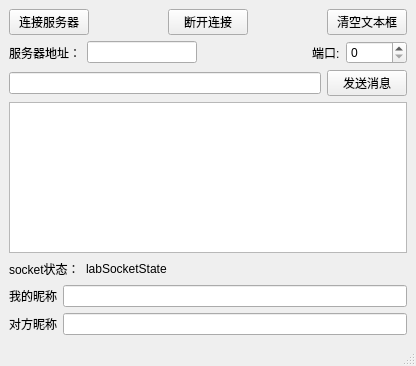
<?xml version="1.0" encoding="UTF-8"?>
<ui version="4.0">
 <class>MainWindow</class>
 <widget class="QMainWindow" name="MainWindow">
  <property name="geometry">
   <rect>
    <x>0</x>
    <y>0</y>
    <width>416</width>
    <height>366</height>
   </rect>
  </property>
  <property name="windowTitle">
   <string>客户端</string>
  </property>
  <widget class="QWidget" name="centralwidget">
   <layout class="QGridLayout" name="gridLayout">
    <item row="3" column="0">
     <widget class="QTextBrowser" name="appendPlainText">
      <property name="sizePolicy">
       <sizepolicy hsizetype="Expanding" vsizetype="Expanding">
        <horstretch>0</horstretch>
        <verstretch>0</verstretch>
       </sizepolicy>
      </property>
     </widget>
    </item>
    <item row="4" column="0">
     <layout class="QHBoxLayout" name="horizontalLayout">
      <item>
       <widget class="QLabel" name="label">
        <property name="text">
         <string>socket状态：</string>
        </property>
       </widget>
      </item>
      <item>
       <widget class="QLabel" name="lab_State">
        <property name="text">
         <string>labSocketState</string>
        </property>
       </widget>
      </item>
      <item>
       <spacer name="horizontalSpacer">
        <property name="orientation">
         <enum>Qt::Horizontal</enum>
        </property>
        <property name="sizeHint" stdset="0">
         <size>
          <width>40</width>
          <height>20</height>
         </size>
        </property>
       </spacer>
      </item>
     </layout>
    </item>
    <item row="1" column="0">
     <layout class="QHBoxLayout" name="horizontalLayout_3">
      <item>
       <widget class="QLabel" name="label_3">
        <property name="text">
         <string>服务器地址：</string>
        </property>
       </widget>
      </item>
      <item>
       <widget class="QLineEdit" name="edit_addr"/>
      </item>
      <item>
       <spacer name="horizontalSpacer_3">
        <property name="orientation">
         <enum>Qt::Horizontal</enum>
        </property>
        <property name="sizeHint" stdset="0">
         <size>
          <width>40</width>
          <height>20</height>
         </size>
        </property>
       </spacer>
      </item>
      <item>
       <widget class="QLabel" name="label_4">
        <property name="text">
         <string>端口:</string>
        </property>
       </widget>
      </item>
      <item>
       <widget class="QSpinBox" name="Spin_ports">
        <property name="maximum">
         <number>65535</number>
        </property>
       </widget>
      </item>
     </layout>
    </item>
    <item row="0" column="0">
     <layout class="QHBoxLayout" name="horizontalLayout_4">
      <item>
       <widget class="QPushButton" name="btn_connect">
        <property name="text">
         <string>连接服务器</string>
        </property>
       </widget>
      </item>
      <item>
       <spacer name="horizontalSpacer_4">
        <property name="orientation">
         <enum>Qt::Horizontal</enum>
        </property>
        <property name="sizeHint" stdset="0">
         <size>
          <width>40</width>
          <height>20</height>
         </size>
        </property>
       </spacer>
      </item>
      <item>
       <widget class="QPushButton" name="btn_discon">
        <property name="text">
         <string>断开连接</string>
        </property>
       </widget>
      </item>
      <item>
       <spacer name="horizontalSpacer_5">
        <property name="orientation">
         <enum>Qt::Horizontal</enum>
        </property>
        <property name="sizeHint" stdset="0">
         <size>
          <width>40</width>
          <height>20</height>
         </size>
        </property>
       </spacer>
      </item>
      <item>
       <widget class="QPushButton" name="btn_cleartext">
        <property name="text">
         <string>清空文本框</string>
        </property>
       </widget>
      </item>
     </layout>
    </item>
    <item row="2" column="0">
     <layout class="QHBoxLayout" name="horizontalLayout_2">
      <item>
       <widget class="QLineEdit" name="edit_Msg"/>
      </item>
      <item>
       <widget class="QPushButton" name="btn_Send">
        <property name="text">
         <string>发送消息</string>
        </property>
       </widget>
      </item>
     </layout>
    </item>
    <item row="5" column="0">
     <layout class="QHBoxLayout" name="horizontalLayout_6">
      <item>
       <widget class="QLabel" name="label_5">
        <property name="text">
         <string>我的昵称</string>
        </property>
       </widget>
      </item>
      <item>
       <widget class="QLineEdit" name="edit_name_my"/>
      </item>
     </layout>
    </item>
    <item row="6" column="0">
     <layout class="QHBoxLayout" name="horizontalLayout_5">
      <item>
       <widget class="QLabel" name="label_2">
        <property name="text">
         <string>对方昵称</string>
        </property>
       </widget>
      </item>
      <item>
       <widget class="QLineEdit" name="edit_name_other"/>
      </item>
     </layout>
    </item>
   </layout>
  </widget>
  <widget class="QStatusBar" name="statusbar"/>
 </widget>
 <resources/>
 <connections/>
</ui>
